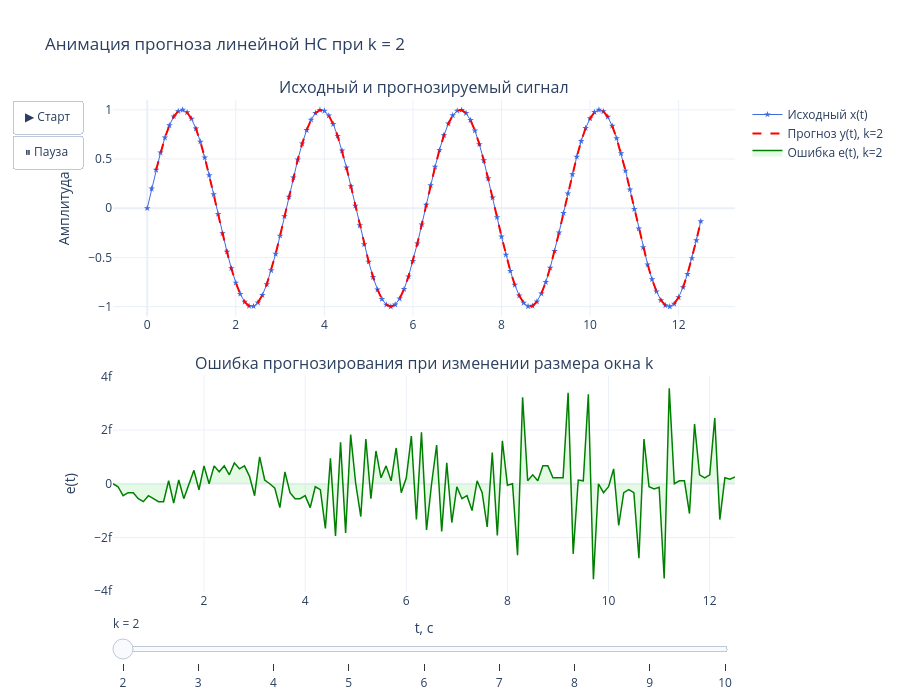

The cell this chart's notebook holds for it:
### Markdown cell above
## Анализ влияния параметров

### Влияние параметра k (размер входного окна)

Исследуем, как число предыдущих значений $k$ (от 2 до 10) влияет на точность прогнозирования.

### Code cell
k_values = list(range(2, 11))
mse_by_k = []
mae_by_k = []
predictions_by_k = []
errors_by_k = []

y_min = min(x.min(), -0.25)
y_max = max(x.max(), 0.25)
error_bound = 0.0

for k_val in k_values:
    W_k, P_k, T_k = build_linear_nn(x, k_val)
    y_k = predict(W_k, P_k).flatten()
    e_k = x[k_val:] - y_k

    mse_k = np.mean(e_k ** 2)
    mae_k = np.mean(np.abs(e_k))
    mse_by_k.append(mse_k)
    mae_by_k.append(mae_k)
    predictions_by_k.append((t[k_val:], y_k))
    errors_by_k.append((t[k_val:], e_k))
    error_bound = max(error_bound, np.max(np.abs(e_k)))

fig_k = make_subplots(
    rows=2, cols=1,
    subplot_titles=(
        'Исходный и прогнозируемый сигнал',
        'Ошибка прогнозирования при изменении размера окна k'
    ),
    vertical_spacing=0.12
)

fig_k.add_trace(go.Scatter(
    x=t, y=x,
    mode='lines+markers',
    marker=dict(symbol='star', size=5, color='royalblue'),
    line=dict(width=1, color='royalblue'),
    name='Исходный x(t)'
), row=1, col=1)

initial_t_pred, initial_y_pred = predictions_by_k[0]
initial_t_err, initial_err = errors_by_k[0]

fig_k.add_trace(go.Scatter(
    x=initial_t_pred, y=initial_y_pred,
    mode='lines',
    line=dict(width=2, color='red', dash='dash'),
    name=f'Прогноз y(t), k={k_values[0]}'
), row=1, col=1)

fig_k.add_trace(go.Scatter(
    x=initial_t_err, y=initial_err,
    mode='lines',
    line=dict(width=1.5, color='green'),
    name=f'Ошибка e(t), k={k_values[0]}',
    fill='tozeroy',
    fillcolor='rgba(0,200,0,0.1)'
), row=2, col=1)

frames_k = []
for idx, k_val in enumerate(k_values):
    t_pred_k, y_pred_k = predictions_by_k[idx]
    t_err_k, err_k = errors_by_k[idx]
    frames_k.append(go.Frame(
        data=[
            go.Scatter(x=t_pred_k, y=y_pred_k, name=f'Прогноз y(t), k={k_val}'),
            go.Scatter(x=t_err_k, y=err_k, name=f'Ошибка e(t), k={k_val}'),
        ],
        traces=[1, 2],
        name=str(k_val),
        layout=go.Layout(title_text=f'Анимация прогноза линейной НС при k = {k_val}')
    ))

fig_k.frames = frames_k
fig_k.update_xaxes(title_text='t, c', row=2, col=1)
fig_k.update_yaxes(title_text='Амплитуда', row=1, col=1, range=[y_min - 0.1, y_max + 0.1])
fig_k.update_yaxes(title_text='e(t)', row=2, col=1, range=[-error_bound * 1.1, error_bound * 1.1])

fig_k.update_layout(
    height=700,
    template='plotly_white',
    title_text=f'Анимация прогноза линейной НС при k = {k_values[0]}',
    hovermode='x unified',
    updatemenus=[dict(
        type='buttons',
        showactive=False,
        buttons=[
            dict(label='▶ Старт', method='animate', args=[None, dict(frame=dict(duration=900, redraw=True), fromcurrent=True)]),
            dict(label='⏸ Пауза', method='animate', args=[[None], dict(frame=dict(duration=0, redraw=False), mode='immediate')]),
        ],
    )],
    sliders=[dict(
        active=0,
        currentvalue=dict(prefix='k = '),
        steps=[
            dict(
                method='animate',
                args=[[str(k_val)], dict(frame=dict(duration=0, redraw=True), mode='immediate')],
                label=str(k_val)
            )
            for k_val in k_values
        ]
    )]
)
fig_k.write_html('report/outputs/error_by_k.html')
fig_k.show()

print("\n  k  |    MSE       |    MAE")
print("-----|--------------|-------------")
for k_val, m, a in zip(k_values, mse_by_k, mae_by_k):
    print(f"  {k_val}  |  {m:.6e}  |  {a:.6e}")

### Figure 1 — Plotly figure (JSON) as saved in the notebook; plotly's stock layout.template omitted (floating-point values rounded to 4 significant figures)
{"data": [{"line": {"color": "royalblue", "width": 1}, "marker": {"color": "royalblue", "size": 5, "symbol": "star"}, "mode": "lines+markers", "name": "Исходный x(t)", "type": "scatter", "x": [0.0, 0.1, 0.2, 0.3, 0.4, 0.5, 0.6, 0.7, 0.8, 0.9, 1.0, 1.1, 1.2, 1.3, 1.4, 1.5, 1.6, 1.7, 1.8, 1.9, 2.0, 2.1, 2.2, 2.3, 2.4, 2.5, 2.6, 2.7, 2.8, 2.9, 3.0, 3.1, 3.2, 3.3, 3.4, 3.5, 3.6, 3.7, 3.8, 3.9, 4.0, 4.1, 4.2, 4.3, 4.4, 4.5, 4.6, 4.7, 4.8, 4.9, 5.0, 5.1, 5.2, 5.3, 5.4, 5.5, 5.6, 5.7, 5.8, 5.9, 6.0, 6.1, 6.2, 6.3, 6.4, 6.5, 6.6, 6.7, 6.8, 6.9, 7.0, 7.1, 7.2, 7.3, 7.4, 7.5, 7.6, 7.7, 7.8, 7.9, 8.0, 8.1, 8.2, 8.3, 8.4, 8.5, 8.6, 8.7, 8.8, 8.9, 9.0, 9.1, 9.2, 9.3, 9.4, 9.5, 9.6, 9.7, 9.8, 9.9, 10.0, 10.1, 10.2, 10.3, 10.4, 10.5, 10.6, 10.7, 10.8, 10.9, 11.0, 11.1, 11.2, 11.3, 11.4, 11.5, 11.6, 11.7, 11.8, 11.9, 12.0, 12.1, 12.2, 12.3, 12.4, 12.5], "xaxis": "x", "y": [0.0, 0.1987, 0.3894, 0.5646, 0.7174, 0.8415, 0.932, 0.9854, 0.9996, 0.9738, 0.9093, 0.8085, 0.6755, 0.5155, 0.335, 0.1411, -0.05837, -0.2555, -0.4425, -0.6119, -0.7568, -0.8716, -0.9516, -0.9937, -0.9962, -0.9589, -0.8835, -0.7728, -0.6313, -0.4646, -0.2794, -0.08309, 0.1165, 0.3115, 0.4941, 0.657, 0.7937, 0.8987, 0.9679, 0.9985, 0.9894, 0.9407, 0.8546, 0.7344, 0.5849, 0.4121, 0.2229, 0.02478, -0.1743, -0.3665, -0.544, -0.6999, -0.8278, -0.9228, -0.9809, -1.0, -0.9792, -0.9193, -0.8228, -0.6935, -0.5366, -0.3582, -0.1656, 0.03362, 0.2315, 0.4202, 0.5921, 0.7404, 0.8592, 0.9437, 0.9906, 0.998, 0.9657, 0.8948, 0.7883, 0.6503, 0.4864, 0.3031, 0.1078, -0.09191, -0.2879, -0.4724, -0.6381, -0.7784, -0.8876, -0.9614, -0.9969, -0.9927, -0.9488, -0.8672, -0.751, -0.6048, -0.4346, -0.247, -0.04954, 0.1499, 0.3433, 0.5231, 0.682, 0.8137, 0.9129, 0.9758, 0.9998, 0.9839, 0.9288, 0.8367, 0.7112, 0.5573, 0.3813, 0.19, -0.008851, -0.2073, -0.3976, -0.5719, -0.7235, -0.8462, -0.9352, -0.9869, -0.9993, -0.9718, -0.9056, -0.8033, -0.6689, -0.5079, -0.3266, -0.1324], "yaxis": "y"}, {"line": {"color": "red", "dash": "dash", "width": 2}, "mode": "lines", "name": "Прогноз y(t), k=2", "type": "scatter", "x": [0.2, 0.3, 0.4, 0.5, 0.6, 0.7, 0.8, 0.9, 1.0, 1.1, 1.2, 1.3, 1.4, 1.5, 1.6, 1.7, 1.8, 1.9, 2.0, 2.1, 2.2, 2.3, 2.4, 2.5, 2.6, 2.7, 2.8, 2.9, 3.0, 3.1, 3.2, 3.3, 3.4, 3.5, 3.6, 3.7, 3.8, 3.9, 4.0, 4.1, 4.2, 4.3, 4.4, 4.5, 4.6, 4.7, 4.8, 4.9, 5.0, 5.1, 5.2, 5.3, 5.4, 5.5, 5.6, 5.7, 5.8, 5.9, 6.0, 6.1, 6.2, 6.3, 6.4, 6.5, 6.6, 6.7, 6.8, 6.9, 7.0, 7.1, 7.2, 7.3, 7.4, 7.5, 7.6, 7.7, 7.8, 7.9, 8.0, 8.1, 8.2, 8.3, 8.4, 8.5, 8.6, 8.7, 8.8, 8.9, 9.0, 9.1, 9.2, 9.3, 9.4, 9.5, 9.6, 9.7, 9.8, 9.9, 10.0, 10.1, 10.2, 10.3, 10.4, 10.5, 10.6, 10.7, 10.8, 10.9, 11.0, 11.1, 11.2, 11.3, 11.4, 11.5, 11.6, 11.7, 11.8, 11.9, 12.0, 12.1, 12.2, 12.3, 12.4, 12.5], "xaxis": "x", "y": [0.3894, 0.5646, 0.7174, 0.8415, 0.932, 0.9854, 0.9996, 0.9738, 0.9093, 0.8085, 0.6755, 0.5155, 0.335, 0.1411, -0.05837, -0.2555, -0.4425, -0.6119, -0.7568, -0.8716, -0.9516, -0.9937, -0.9962, -0.9589, -0.8835, -0.7728, -0.6313, -0.4646, -0.2794, -0.08309, 0.1165, 0.3115, 0.4941, 0.657, 0.7937, 0.8987, 0.9679, 0.9985, 0.9894, 0.9407, 0.8546, 0.7344, 0.5849, 0.4121, 0.2229, 0.02478, -0.1743, -0.3665, -0.544, -0.6999, -0.8278, -0.9228, -0.9809, -1.0, -0.9792, -0.9193, -0.8228, -0.6935, -0.5366, -0.3582, -0.1656, 0.03362, 0.2315, 0.4202, 0.5921, 0.7404, 0.8592, 0.9437, 0.9906, 0.998, 0.9657, 0.8948, 0.7883, 0.6503, 0.4864, 0.3031, 0.1078, -0.09191, -0.2879, -0.4724, -0.6381, -0.7784, -0.8876, -0.9614, -0.9969, -0.9927, -0.9488, -0.8672, -0.751, -0.6048, -0.4346, -0.247, -0.04954, 0.1499, 0.3433, 0.5231, 0.682, 0.8137, 0.9129, 0.9758, 0.9998, 0.9839, 0.9288, 0.8367, 0.7112, 0.5573, 0.3813, 0.19, -0.008851, -0.2073, -0.3976, -0.5719, -0.7235, -0.8462, -0.9352, -0.9869, -0.9993, -0.9718, -0.9056, -0.8033, -0.6689, -0.5079, -0.3266, -0.1324], "yaxis": "y"}, {"fill": "tozeroy", "fillcolor": "rgba(0,200,0,0.1)", "line": {"color": "green", "width": 1.5}, "mode": "lines", "name": "Ошибка e(t), k=2", "type": "scatter", "x": [0.2, 0.3, 0.4, 0.5, 0.6, 0.7, 0.8, 0.9, 1.0, 1.1, 1.2, 1.3, 1.4, 1.5, 1.6, 1.7, 1.8, 1.9, 2.0, 2.1, 2.2, 2.3, 2.4, 2.5, 2.6, 2.7, 2.8, 2.9, 3.0, 3.1, 3.2, 3.3, 3.4, 3.5, 3.6, 3.7, 3.8, 3.9, 4.0, 4.1, 4.2, 4.3, 4.4, 4.5, 4.6, 4.7, 4.8, 4.9, 5.0, 5.1, 5.2, 5.3, 5.4, 5.5, 5.6, 5.7, 5.8, 5.9, 6.0, 6.1, 6.2, 6.3, 6.4, 6.5, 6.6, 6.7, 6.8, 6.9, 7.0, 7.1, 7.2, 7.3, 7.4, 7.5, 7.6, 7.7, 7.8, 7.9, 8.0, 8.1, 8.2, 8.3, 8.4, 8.5, 8.6, 8.7, 8.8, 8.9, 9.0, 9.1, 9.2, 9.3, 9.4, 9.5, 9.6, 9.7, 9.8, 9.9, 10.0, 10.1, 10.2, 10.3, 10.4, 10.5, 10.6, 10.7, 10.8, 10.9, 11.0, 11.1, 11.2, 11.3, 11.4, 11.5, 11.6, 11.7, 11.8, 11.9, 12.0, 12.1, 12.2, 12.3, 12.4, 12.5], "xaxis": "x2", "y": [0.0, -1.11e-16, -4.441e-16, -3.331e-16, -3.331e-16, -5.551e-16, -6.661e-16, -4.441e-16, -5.551e-16, -6.661e-16, -6.661e-16, 1.11e-16, -7.216e-16, 1.388e-16, -5.551e-16, -5.551e-17, 4.996e-16, -2.22e-16, 6.661e-16, 0.0, 6.661e-16, 4.441e-16, 6.661e-16, 3.331e-16, 7.772e-16, 5.551e-16, 6.661e-16, 2.776e-16, -4.441e-16, 9.992e-16, 1.388e-16, 0.0, -1.665e-16, -8.882e-16, 4.441e-16, -3.331e-16, -5.551e-16, -5.551e-16, -4.441e-16, -8.882e-16, -1.11e-16, -2.22e-16, -1.665e-15, 9.437e-16, -1.943e-15, 1.547e-15, -1.832e-15, 1.832e-15, 0.0, -1.221e-15, 1.665e-15, -5.551e-16, 1.221e-15, 2.22e-16, 6.661e-16, 1.11e-16, 1.332e-15, -3.331e-16, 2.22e-16, 1.776e-15, -1.332e-15, 1.915e-15, -1.721e-15, 0.0, 1.443e-15, -1.776e-15, 7.772e-16, -1.443e-15, -1.11e-16, -5.551e-16, -4.441e-16, -9.992e-16, 1.11e-16, -3.331e-16, -1.61e-15, 1.166e-15, -1.929e-15, 1.596e-15, -5.551e-17, 0.0, -2.665e-15, 3.22e-15, 1.11e-16, 3.331e-16, 1.11e-16, 6.661e-16, 6.661e-16, 2.22e-16, 2.22e-16, 2.22e-16, 3.386e-15, -2.609e-15, 1.388e-16, 1.11e-16, 3.331e-15, -3.553e-15, 0.0, -3.331e-16, -1.11e-16, 5.551e-16, -1.554e-15, -3.331e-16, -2.22e-16, -3.331e-16, -2.776e-15, 1.665e-15, -1.11e-16, -1.943e-16, -1.336e-16, -3.525e-15, 3.553e-15, 0.0, 1.11e-16, 1.11e-16, -1.11e-15, 2.22e-15, 3.331e-16, 2.22e-16, 3.331e-16, 2.442e-15, -1.332e-15, 2.22e-16, 1.665e-16, 2.498e-16], "yaxis": "y2"}], "layout": {"annotations": [{"font": {"size": 16}, "showarrow": false, "text": "Исходный и прогнозируемый сигнал", "x": 0.5, "xanchor": "center", "xref": "paper", "y": 1, "yanchor": "bottom", "yref": "paper"}, {"font": {"size": 16}, "showarrow": false, "text": "Ошибка прогнозирования при изменении размера окна k", "x": 0.5, "xanchor": "center", "xref": "paper", "y": 0.44, "yanchor": "bottom", "yref": "paper"}], "height": 700, "hovermode": "x unified", "sliders": [{"active": 0, "currentvalue": {"prefix": "k = "}, "steps": [{"args": [["2"], {"frame": {"duration": 0, "redraw": true}, "mode": "immediate"}], "label": "2", "method": "animate"}, {"args": [["3"], {"frame": {"duration": 0, "redraw": true}, "mode": "immediate"}], "label": "3", "method": "animate"}, {"args": [["4"], {"frame": {"duration": 0, "redraw": true}, "mode": "immediate"}], "label": "4", "method": "animate"}, {"args": [["5"], {"frame": {"duration": 0, "redraw": true}, "mode": "immediate"}], "label": "5", "method": "animate"}, {"args": [["6"], {"frame": {"duration": 0, "redraw": true}, "mode": "immediate"}], "label": "6", "method": "animate"}, {"args": [["7"], {"frame": {"duration": 0, "redraw": true}, "mode": "immediate"}], "label": "7", "method": "animate"}, {"args": [["8"], {"frame": {"duration": 0, "redraw": true}, "mode": "immediate"}], "label": "8", "method": "animate"}, {"args": [["9"], {"frame": {"duration": 0, "redraw": true}, "mode": "immediate"}], "label": "9", "method": "animate"}, {"args": [["10"], {"frame": {"duration": 0, "redraw": true}, "mode": "immediate"}], "label": "10", "method": "animate"}]}], "title": {"text": "Анимация прогноза линейной НС при k = 2"}, "updatemenus": [{"buttons": [{"args": [null, {"frame": {"duration": 900, "redraw": true}, "fromcurrent": true}], "label": "▶ Старт", "method": "animate"}, {"args": [[null], {"frame": {"duration": 0, "redraw": false}, "mode": "immediate"}], "label": "⏸ Пауза", "method": "animate"}], "showactive": false, "type": "buttons"}], "xaxis": {"anchor": "y", "domain": [0, 1]}, "xaxis2": {"anchor": "y2", "domain": [0, 1], "title": {"text": "t, c"}}, "yaxis": {"anchor": "x", "domain": [0.56, 1], "range": [-1.1, 1.1], "title": {"text": "Амплитуда"}}, "yaxis2": {"anchor": "x2", "domain": [0, 0.44], "range": [-4.03e-15, 4.03e-15], "title": {"text": "e(t)"}}}}
